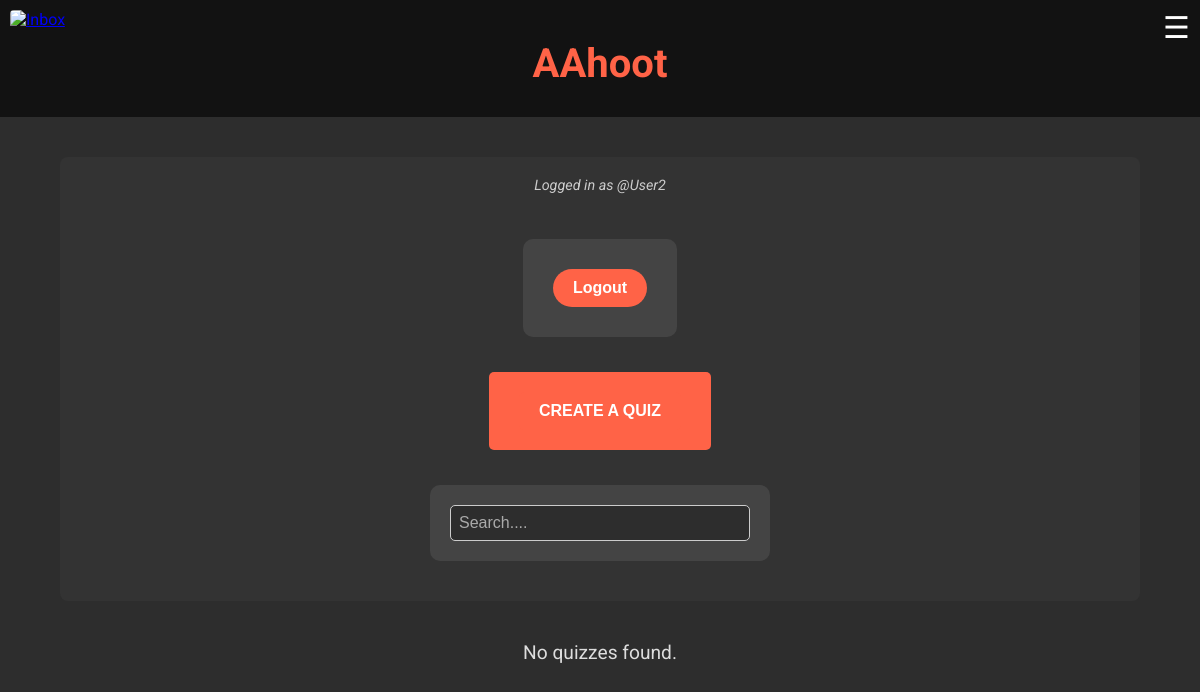
The page / (signed in) on the database as committed earlier.
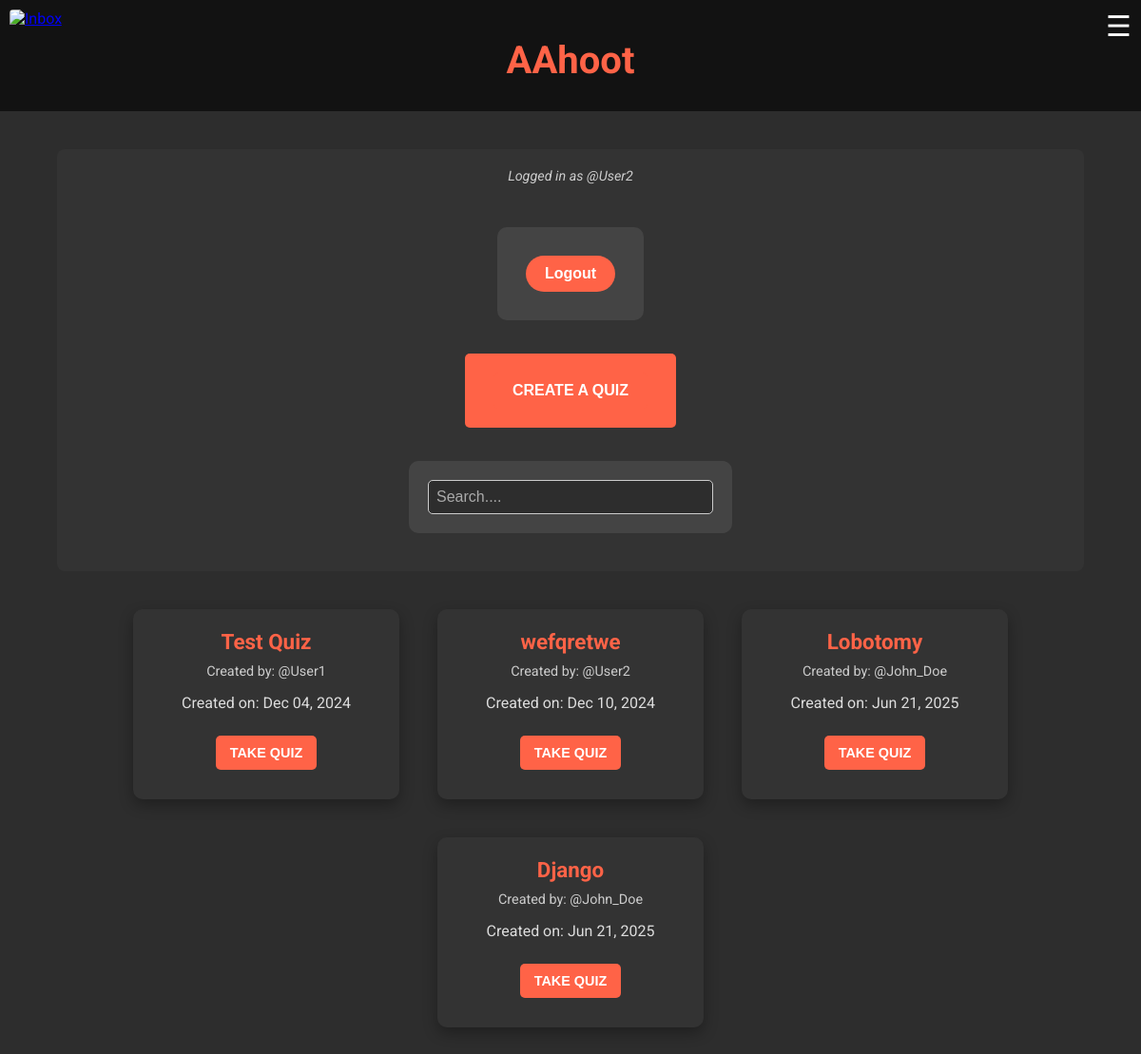
The same page on the database as committed later.
### home/models.py (models this page shows, shortened)
class Quiz(models.Model):
    user = models.ForeignKey(User, on_delete=models.CASCADE, related_name="quizzes")
    title = models.CharField(max_length=200)
    description = models.TextField(blank=True, null=True)
    time_limit = models.PositiveIntegerField(null=True, blank=True, help_text="Time limit in minutes (leave blank for no time limit)")
    participants = models.ManyToManyField(User, related_name='played_quizzes', blank=True)
    created_at = models.DateTimeField(auto_now_add=True)
    updated_at = models.DateTimeField(auto_now=True)

### home/views.py (the view)
# urls.py: path('', Home.as_view(), name="home" ),
class Home(ListView):
    template_name = 'home/home.html'
    model = Quiz
    context_object_name = 'home'
    def dispatch(self, request, *args, **kwargs):
        if not request.user.is_authenticated:
            return redirect('logged_out')
        return super().dispatch(request, *args, **kwargs)
    def get_context_data(self, **kwargs):
        context = super().get_context_data(**kwargs)
        search_query = self.request.GET.get('q', '')
        created_quizzes = Quiz.objects.filter(user=self.request.user, title__icontains=search_query)
        all_quizzes = Quiz.objects.filter(title__icontains=search_query)
        context['created_quizzes'] = created_quizzes
        context['home'] = all_quizzes
        context['search_query'] = search_query
        return context

### home/templates/home/home.html (shortened to what this page needs)
{% extends 'home/main.html' %}
{% block content %}
    <div class="sidebar-toggle" onclick="toggleSidebar()">&#9776;</div>
    <a href="{% url 'inbox' %}" class="inbox-icon" title="Inbox">
    <img src="https://cdn.iconscout.com/icon/free/png-256/free-email-icon-download-in-svg-png-gif-file-formats--envelope-inbox-letter-ikooni-basic-pack-miscellaneous-icons-27586.png?f=webp&w=256" alt="Inbox" />
    </a>
    <div class="content-container">
        <div class="action-container">
            {% if user.is_authenticated %}
                <small>Logged in as @{{ user }}</small>
                <form method="post" action="{% url 'logout' %}">
                    <button type="submit">Logout</button>
                </form>
            {% else %}
                <a href="{% url 'login' %}">Login</a>
            {% endif %}
            <a href="{% url 'create_quiz' %}"><button>Create a quiz</button></a>
            <form method="get" action="{% url 'home' %}">
                <label>
                    <input class="input" type="text" name="q" value="{{ search_query }}" placeholder="Search...."/>
                </label>
            </form>
        </div>
        <div class="quiz-container">
            {% for quiz in home %}
                <div class="quiz-card">
                    <h2><a href="{% url 'quiz' quiz.pk %}">{{ quiz.title }}</a></h2>
                    <p class="creator">Created by: @{{ quiz.user }}</p>
                    <p>Created on: {{ quiz.created_at|date:"M d, Y" }}</p>
                    <a href="{% url 'quiz' quiz.pk %}"><button class="take-quiz-btn">Take Quiz</button></a>
                </div>
            {% empty %}
                <p>No quizzes found.</p>
            {% endfor %}
        </div>
    </div>
{% endblock %}

### home/templates/home/main.html (shortened to what this page needs)
<!DOCTYPE html>
<html lang="en">
<head>
</head>
<body>
    <header>
        <a href="{% url 'home' %}" style="text-decoration:none"><h1>AAhoot</h1></a>
    </header>
    <div class="content">
        {% block content %}
        {% endblock %}
    </div>
</body>
</html>

### home/templates/home/main.html (style rules this page uses)
* { margin: 0; padding: 0; box-sizing: border-box; }
h1 { text-align: center; color: #FF6347; font-size: 2.5rem; margin: 20px 0; }
p { text-align: center; font-size: 1.2rem; color: #ddd; }
button { background-color: #FF6347; color: white; border: none; padding: 10px 15px; margin: 10px; border-radius: 5px; cursor: pointer; font-size: 1rem; transition: background-color 0.3s ease; }
button[type="submit"] { background-color: #4CAF50; border-radius: 5px; }
form { background-color: #444; border-radius: 10px; padding: 20px; margin: 20px 0; }
body { font-family: 'Roboto', sans-serif; background-color: #2d2d2d; color: white; margin: 0; padding: 0; }
header { text-align: center; padding: 20px 0; background-color: #121212; }
header h1 { font-size: 2.5rem; margin-bottom: 10px; font-weight: 700; color: #FF6347; }
.quiz-container { display: flex; flex-wrap: wrap; justify-content: center; gap: 40px; padding: 20px; }
.quiz-card { background-color: #333; border-radius: 10px; padding: 20px; width: 280px; height: 200px; box-shadow: 0 6px 15px rgba(0, 0, 0, 0.3); transition: transform 0.3s ease, box-shadow 0.3s ease; display: flex; flex-direction: column; justify-content: center; align-items: center; text-align: center; }
.quiz-card a { text-decoration: none; color: #FF6347; transition: color 0.3s ease; }
.quiz-card h2 { font-size: 1.4rem; margin-bottom: 10px; color: #FF6347; font-weight: bold; }
.quiz-card p { font-size: 1rem; margin-bottom: 15px; }
h1 { text-align: center; font-size: 2.5rem; margin: 20px 0; color: #FF6347; }
.quiz-card .creator { font-size: 0.9rem; color: #ccc; }
.take-quiz-btn { display: inline-block; padding: 10px 15px; margin-top: 10px; background-color: #FF6347; color: white; text-transform: uppercase; border-radius: 5px; font-size: 0.9rem; font-weight: bold; text-decoration: none; text-align: center; cursor: pointer; transition: background-color 0.3s ease, transform 0.2s ease; }
.sidebar-toggle { font-size: 30px; cursor: pointer; position: fixed; top: 10px; right: 10px; z-index: 100; }
.content-container { margin: 10px auto; max-width: 1100px; padding: 10px; }
.input { width: 300px; padding: 10px 15px; border: 2px solid #444; border-radius: 25px; font-size: 1rem; background-color: #2d2d2d; color: white; outline: none; transition: all 0.3s ease; }
.input::placeholder { color: #aaa; }
a button { display: inline-block; padding: 10px 20px; background-color: #FF6347; border: none; border-radius: 25px; color: white; font-size: 1rem; font-weight: bold; text-transform: uppercase; cursor: pointer; transition: all 0.3s ease; }
small { display: block; margin-bottom: 10px; font-size: 0.9rem; color: #ccc; text-align: center; font-style: italic; }
form button[type="submit"] { display: inline-block; padding: 10px 20px; background-color: #FF6347; border: none; border-radius: 25px; color: white; font-size: 1rem; font-weight: bold; cursor: pointer; transition: all 0.3s ease; }
.action-container { display: flex; flex-direction: column; align-items: center; gap: 15px; margin: 20px 0; background-color: #333; padding: 20px; border-radius: 8px; }
.action-container .input { padding: 8px; border: 1px solid #ccc; border-radius: 5px; }
.action-container button, .action-container a { background-color: #FF6347; color: white; border: none; padding: 10px 20px; text-align: center; font-size: 1rem; cursor: pointer; border-radius: 5px; transition: all 0.3s ease; }
.inbox-icon { position: fixed; top: 10px; left: 10px; z-index: 1000; }
.inbox-icon img { width: 40px; height: 40px; object-fit: cover; border-radius: 4px; transition: transform 0.2s ease; filter: brightness(0.95) contrast(1.2); }

Rows that differ between the two databases and show on the page:
added Quiz: title "Test Quiz", user "User1", created_at "Dec 04, 2024"
added Quiz: title "wefqretwe", user "User2", created_at "Dec 10, 2024"
added Quiz: title "Lobotomy", user "John_Doe", created_at "Jun 21, 2025"
added Quiz: title "Django", user "John_Doe", created_at "Jun 21, 2025"
Other text that changed with them:
text no longer shown: "No quizzes found."
